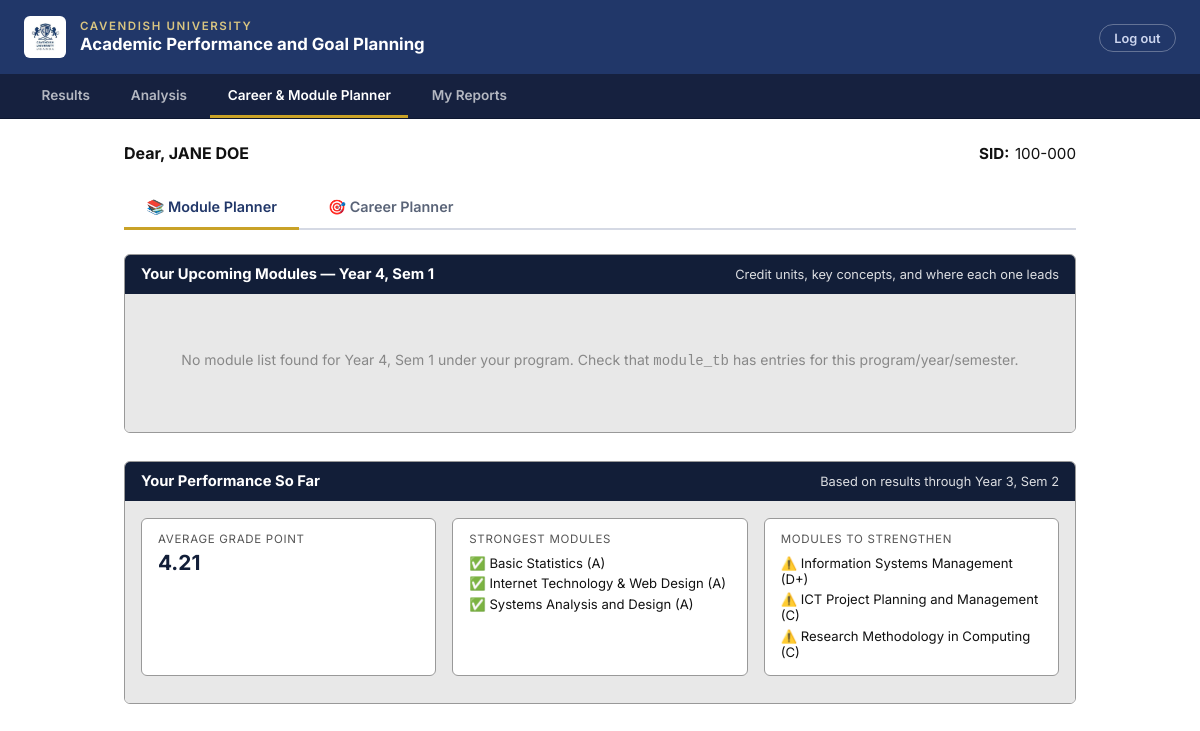
The app's page /GoalPlanning.php (signed in) with its own data.
### tables this page shows
CREATE TABLE IF NOT EXISTS `program_tb` (
  `ID` int NOT NULL,
  `program_code` varchar(10) NOT NULL,
  `program_name` varchar(150) NOT NULL,
  `program_dept` varchar(150) NOT NULL,
  `program_faculty` varchar(150) NOT NULL,
  `student_ID` varchar(10) NOT NULL,
  PRIMARY KEY (`program_code`),
  UNIQUE KEY `ID` (`ID`),
  UNIQUE KEY `student_ID` (`student_ID`)
);

CREATE TABLE IF NOT EXISTS `student_tb` (
  `ID` int NOT NULL AUTO_INCREMENT,
  `student_ID` varchar(10) NOT NULL,
  `student_name` varchar(100) NOT NULL,
  `student_email` varchar(50) NOT NULL,
  `student_password` varchar(255) NOT NULL,
  `program_code` varchar(10) NOT NULL,
  `gender` enum('M','F') NOT NULL,
  `nationality` varchar(100) NOT NULL,
  `date_of_birth` date NOT NULL,
  `intake_year` int NOT NULL,
  `intake_session` enum('JAN','MAY','AUG') NOT NULL,
  `mode_of_entry` enum('Direct','Transfer','Foundation','Mature','Diploma') NOT NULL,
  PRIMARY KEY (`ID`),
  UNIQUE KEY `student_ID` (`student_ID`)
);

CREATE TABLE IF NOT EXISTS `results_tb` (
  `ID` int NOT NULL AUTO_INCREMENT,
  `module_code` varchar(10) NOT NULL,
  `student_ID` varchar(10) NOT NULL,
  `year_no` int NOT NULL,
  `sem_no` int NOT NULL,
  `cat1_mk` int NOT NULL,
  `cat2_mk` int NOT NULL,
  `exam_mk` int NOT NULL,
  `grade_point` decimal(3,2) NOT NULL,
  `letter_grade` varchar(5) NOT NULL,
  `final_total` int NOT NULL,
  `status_retake_pass` varchar(20) NOT NULL,
  `created_at` timestamp NOT NULL,
  PRIMARY KEY (`ID`),
  UNIQUE KEY `uq_result_student_module` (`student_ID`,`module_code`),
  KEY `module_code` (`module_code`),
  KEY `student_ID` (`student_ID`),
  KEY `letter_grade` (`letter_grade`),
  KEY `grade_point_2` (`grade_point`)
);

CREATE TABLE IF NOT EXISTS `module_tb` (
  `ID` int NOT NULL,
  `module_code` varchar(10) NOT NULL,
  `module_name` varchar(250) NOT NULL,
  `year_no` int NOT NULL,
  `sem_no` int NOT NULL,
  `program_code` varchar(10) NOT NULL,
  `credit_unit` decimal(3,1) NOT NULL,
  PRIMARY KEY (`ID`),
  UNIQUE KEY `module_code_2` (`module_code`),
  KEY `module_code` (`module_code`),
  KEY `program_code` (`program_code`)
);

### GoalPlanning.php (the view, shortened to what this page needs)
<?php
$db_host = "127.0.0.1";
$db_port = "3306";
$db_name = "apaagps_db";
$db_user = "root";
$db_pass = "";
$studentID = $_SESSION["student_ID"];
try {
    $dsn = "mysql:host={$db_host};port={$db_port};dbname={$db_name};charset=utf8mb4";
    $pdo = new PDO($dsn, $db_user, $db_pass, [
        PDO::ATTR_ERRMODE            => PDO::ERRMODE_EXCEPTION,
        PDO::ATTR_DEFAULT_FETCH_MODE => PDO::FETCH_ASSOC,
        PDO::ATTR_EMULATE_PREPARES   => false,
    ]);
} catch (PDOException $e) {
    die("Database connection failed: " . $e->getMessage());
}
$stmtS = $pdo->prepare("
    SELECT s.student_ID, s.student_name, s.program_code,
           p.program_name, p.program_faculty
    FROM   student_tb s
    JOIN   program_tb p ON s.program_code = p.program_code
    WHERE  s.student_ID = ?
    LIMIT  1
");
$stmtS->execute([$studentID]);
$student = $stmtS->fetch();
$careerOptions = [
    "Software Development"        => "Building applications, web/mobile systems, and backend services.",
    "Data Science & Analytics"    => "Extracting insight from data using statistics, ML, and visualization.",
    "Network & Cybersecurity"     => "Securing systems, networks, and infrastructure against threats.",
    "Systems & Cloud Engineering" => "Designing, deploying, and maintaining distributed/cloud systems.",
    "Business & IT Consulting"    => "Bridging business needs with technical solutions; IT governance and strategy.",
    "UI/UX & Product Design"      => "Designing usable, accessible digital products and interfaces.",
];
$selectedCareers = $_POST["careers"] ?? [];
$selectedCareers = array_intersect($selectedCareers, array_keys($careerOptions));
$hasSubmitted     = $_SERVER["REQUEST_METHOD"] === "POST" && !empty($selectedCareers);
$stmtR = $pdo->prepare("
    SELECT r.year_no, r.sem_no, r.module_code, m.module_name, m.credit_unit,
           r.cat1_mk, r.cat2_mk, r.exam_mk, r.final_total,
           r.letter_grade, r.grade_point, r.status_retake_pass
    FROM   results_tb r
    JOIN   module_tb  m ON r.module_code = m.module_code
    WHERE  r.student_ID = ?
    ORDER  BY r.year_no ASC, r.sem_no ASC
");
$stmtR->execute([$studentID]);
$pastResults = $stmtR->fetchAll();
$hasResults = !empty($pastResults);
$latestYear = 0;
$latestSem  = 0;
if ($hasResults) {
    foreach ($pastResults as $r) {
        if ((int)$r["year_no"] > $latestYear ||
            ((int)$r["year_no"] === $latestYear && (int)$r["sem_no"] > $latestSem)) {
            $latestYear = (int)$r["year_no"];
            $latestSem  = (int)$r["sem_no"];
        }
    }
}
$nextSemGlobal = $latestSem + 1;
$nextYear      = max(1, (int)ceil($nextSemGlobal / 2));
$nextSem       = (($nextSemGlobal - 1) % 2) + 1;
$latestSemDisplay = $latestSem > 0 ? (($latestSem - 1) % 2) + 1 : 1;
$stmtNext = $pdo->prepare("
    SELECT module_code, module_name, year_no, sem_no, credit_unit
    FROM   module_tb
    WHERE  program_code = ?
      AND  year_no = ?
      AND  sem_no  = ?
    ORDER  BY module_code ASC
");
$stmtNext->execute([$student["program_code"], $nextYear, $nextSemGlobal]);
$nextModules = $stmtNext->fetchAll();
$performanceSummary = [
    "overall_avg_gp" => null,
    "strongest"      => [],
    "weakest"        => [],
    "retakes"        => [],
];
if ($hasResults) {
    $totalGP = 0;
    $count   = 0;
    foreach ($pastResults as $r) {
        $totalGP += (float)$r["grade_point"];
        $count++;
    }
    $performanceSummary["overall_avg_gp"] = $count ? round($totalGP / $count, 2) : null;
    $sorted = $pastResults;
    usort($sorted, fn($a, $b) => $b["grade_point"] <=> $a["grade_point"]);
    $performanceSummary["strongest"] = array_slice($sorted, 0, 3);
    $performanceSummary["weakest"]   = array_slice(array_reverse($sorted), 0, 3);
}
function buildModuleDetails(array $nextModules, array $allNextModulesForCgpaContext): array {
    $details = [];
    return $details;
}
$moduleDetails = buildModuleDetails($nextModules, $nextModules);
?>
<!DOCTYPE html>
<html lang="en">
<head>
</head>
<body>
<header class="site-header">
    <img class="crest" src="images/cu_logo.jpg" alt="Cavendish University crest">
    <div class="header-text">
        <span class="uni-name">Cavendish University</span>
        <span class="portal-title">Academic Performance and Goal Planning</span>
    </div>
    <div class="header-right"><a class="logout-btn" href="logout.php">Log out</a></div>
</header>
<nav class="tab-nav">
    <a class="tab-btn" href="ExamResultInterface.php">Results</a>
    <a class="tab-btn" href="AnalysisResultInterface.php">Analysis</a>
    <span class="tab-btn active">Career & Module Planner</span>
    <a class="tab-btn" href="MyReportsStatus.php">My Reports</a>
</nav>
<main class="page-wrap">
    <div class="student-row">
        <div class="student-name">Dear, <?= htmlspecialchars(strtoupper($student["student_name"])) ?></div>
        <div class="student-sid"><strong>SID:</strong><?= htmlspecialchars($student["student_ID"]) ?></div>
    </div>
    <?php
        $activePanel = $hasSubmitted ? 'career' : 'module';
    ?>
    <div class="sub-tabs">
        <button type="button" class="sub-tab <?= $activePanel === 'module' ? 'active' : '' ?>" data-panel="module">
            📚 Module Planner
        </button>
        <button type="button" class="sub-tab <?= $activePanel === 'career' ? 'active' : '' ?>" data-panel="career">
            🎯 Career Planner
        </button>
    </div>
    <div class="tab-panel <?= $activePanel === 'module' ? 'active' : '' ?>" data-panel="module">
    <div class="card">
        <div class="card-header">
            Your Upcoming Modules — Year <?= $nextYear ?>, Sem <?= $nextSem ?>
            <span class="card-sub">Credit units, key concepts, and where each one leads</span>
        </div>
        <div class="card-body">
            <?php if (empty($moduleDetails)): ?>
                <p class="empty">No module list found for Year <?= $nextYear ?>, Sem <?= $nextSem ?> under your program. Check that <code>module_tb</code> has entries for this program/year/semester.</p>
            <?php endif; ?>
        </div>
    </div>
    <?php if ($hasResults): ?>
    <div class="card">
        <div class="card-header">
            Your Performance So Far
            <span class="card-sub">Based on results through Year <?= $latestYear ?>, Sem <?= $latestSemDisplay ?></span>
        </div>
        <div class="card-body">
            <div class="stat-row">
                <div class="stat-box">
                    <div class="label">Average Grade Point</div>
                    <div class="value"><?= $performanceSummary["overall_avg_gp"] ?? '—' ?></div>
                </div>
                <div class="stat-box">
                    <div class="label">Strongest Modules</div>
                    <ul class="mini-list">
                        <?php foreach ($performanceSummary["strongest"] as $s): ?>
                        <li>✅ <?= htmlspecialchars($s["module_name"]) ?> (<?= htmlspecialchars($s["letter_grade"]) ?>)</li>
                        <?php endforeach; ?>
                    </ul>
                </div>
                <div class="stat-box">
                    <div class="label">Modules to Strengthen</div>
                    <ul class="mini-list">
                        <?php foreach ($performanceSummary["weakest"] as $w): ?>
                        <li>⚠️ <?= htmlspecialchars($w["module_name"]) ?> (<?= htmlspecialchars($w["letter_grade"]) ?>)</li>
                        <?php endforeach; ?>
                    </ul>
                </div>
            </div>
        </div>
    </div>
    <?php endif; ?>
    </div>
</main>
</body>
</html>

### GoalPlanning.php (style rules this page uses)
*, *::before, *::after { box-sizing: border-box; margin: 0; padding: 0; }
body { font-family: 'Inter', sans-serif; font-size: 14px; color: #111; background: #fff; }
.site-header { display: flex; align-items: center; gap: 0.9rem; padding: 1rem 1.5rem; background: #213769; border-bottom: 1px solid #16213f; }
.site-header .crest { width: 2.6rem; height: 2.6rem; object-fit: contain; flex: 0 0 auto; background: #fff; border-radius: 6px; padding: 2px; }
.header-text { display: flex; flex-direction: column; line-height: 1.25; }
.site-header .uni-name { font-weight: 600; font-size: .72rem; letter-spacing: .14em; text-transform: uppercase; color: #d9c581; }
.site-header .portal-title { font-weight: 700; font-size: 1.05rem; color: #fff; }
.header-right { margin-left: auto; }
.logout-btn { color: #cdd6ef; font-size: .8rem; font-weight: 600; text-decoration: none; border: 1px solid rgba(255,255,255,.3); border-radius: 999px; padding: .35rem .9rem; white-space: nowrap; transition: background .15s, color .15s; }
.tab-nav { display: flex; gap: .35rem; padding: 0 1.5rem; background: #16213f; border-bottom: 1px solid #0d1730; }
.tab-btn { padding: .8rem 1.1rem .7rem; border: none; background: transparent; font-size: .85rem; font-weight: 600; cursor: pointer; color: rgba(255,255,255,0.68); text-decoration: none; border-bottom: 3px solid transparent; transition: color .15s, border-color .15s, background .15s; }
.tab-btn.active { color: #fff; border-bottom-color: #c9a227; }
.page-wrap { max-width: 1000px; margin: 1.5rem auto; padding: 0 1.5rem 3rem; }
.student-row { display: flex; justify-content: space-between; align-items: baseline; margin-bottom: 1.5rem; }
.student-name { font-size: 1rem; font-weight: 700; }
.student-sid { font-size: .95rem; font-weight: 400; }
.student-sid strong { font-weight: 700; margin-right: .35rem; }
.card { border: 1px solid #999; border-radius: 6px; margin-bottom: 1.75rem; overflow: hidden; }
.card-header { background: #121e38; color: #fff; font-weight: 700; font-size: .92rem; padding: .65rem 1rem; display: flex; align-items: center; justify-content: space-between; flex-wrap: wrap; gap: .5rem; }
.card-sub { font-size: .8rem; font-weight: 400; opacity: .85; }
.card-body { background: #e8e8e8; padding: 1.1rem 1rem 1.4rem; }
.stat-row { display: flex; gap: 1rem; flex-wrap: wrap; margin-bottom: .25rem; }
.stat-box { flex: 1; min-width: 150px; background: #fff; border: 1px solid #999; border-radius: 6px; padding: .8rem 1rem; }
.stat-box .label { font-size: .72rem; text-transform: uppercase; letter-spacing: .06em; color: #555; margin-bottom: .25rem; }
.stat-box .value { font-size: 1.3rem; font-weight: 700; color: #121e38; }
.mini-list { list-style: none; margin-top: .4rem; font-size: .82rem; }
.mini-list li { padding: .15rem 0; }
.empty { text-align: center; padding: 2.5rem 1rem; color: #888; }
.sub-tabs { display: flex; gap: .4rem; margin-bottom: 1.5rem; border-bottom: 2px solid #d5d9e4; }
.sub-tab { padding: .7rem 1.4rem; border: none; background: transparent; font-family: inherit; font-size: .9rem; font-weight: 600; cursor: pointer; color: #5a6478; border-bottom: 3px solid transparent; margin-bottom: -2px; display: inline-flex; align-items: center; gap: .4rem; transition: color .15s, border-color .15s; }
.sub-tab.active { color: #213769; border-bottom-color: #c9a227; }
.tab-panel { display: none; }
.tab-panel.active { display: block; }

### records on screen
program_tb: student_tb.student_name "JANE DOE", student_tb.student_ID "100-000"
results_tb: sem_no "4", sem_no "1", year_no "3", sem_no "2"
results_tb: module_tb.module_name "Basic Statistics", letter_grade "A"
results_tb: module_tb.module_name "Internet Technology & Web Design", letter_grade "A"
results_tb: module_tb.module_name "Systems Analysis and Design", letter_grade "A"
results_tb: module_tb.module_name "Information Systems Management", letter_grade "D+"
results_tb: module_tb.module_name "ICT Project Planning and Management", letter_grade "C"
results_tb: module_tb.module_name "Research Methodology in Computing", letter_grade "C"

### other values on screen
$performanceSummary["overall_avg_gp"] "4.21"
